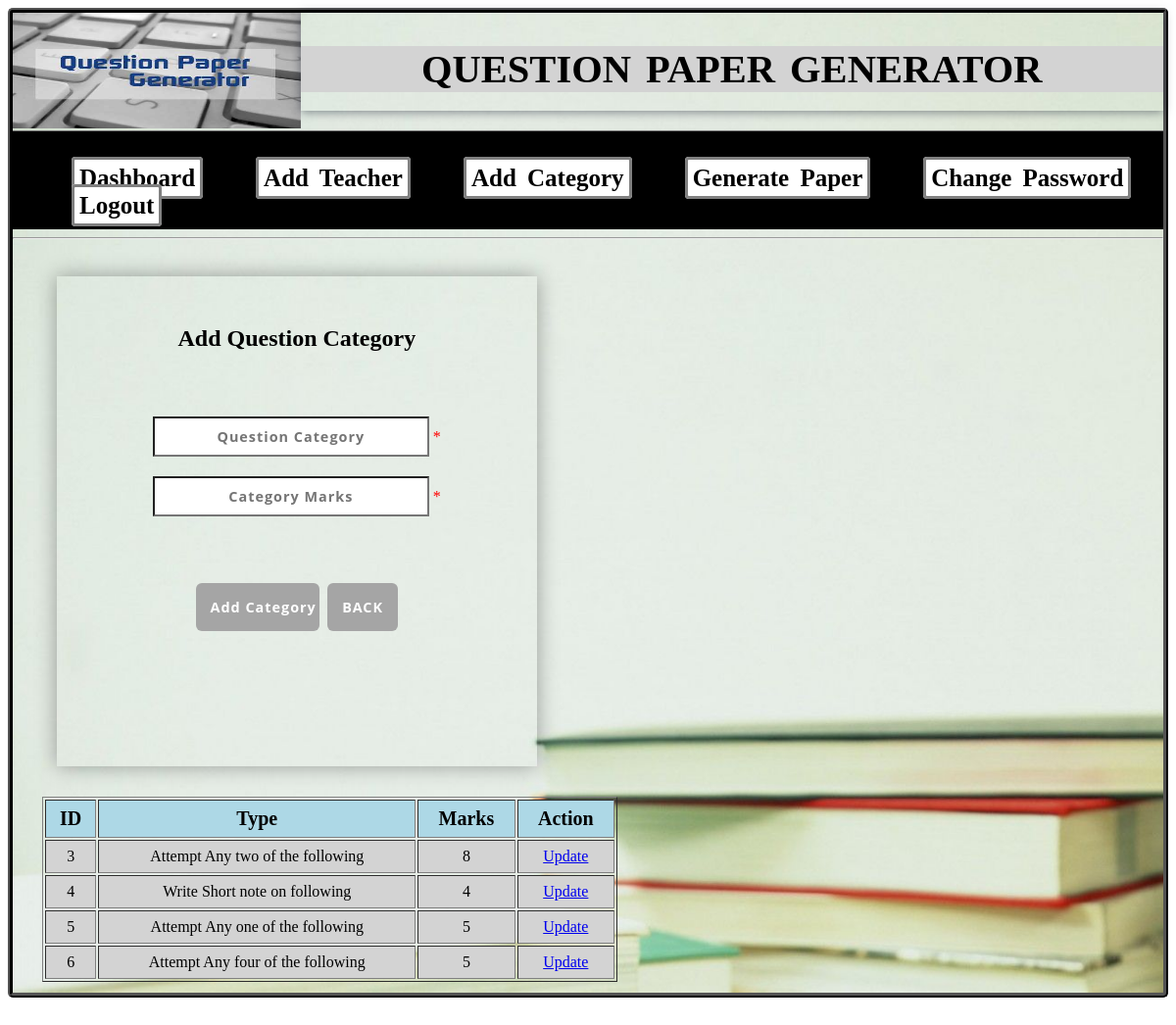
The app's page /admin/add-category.php with its own data.
### tables this page shows
CREATE TABLE IF NOT EXISTS `qcat` (
  `catid` int(11) NOT NULL AUTO_INCREMENT,
  `qcatnm` varchar(255) NOT NULL,
  `catmarks` int(11) NOT NULL,
  PRIMARY KEY (`catid`)
);

### admin/add-category.php (the view, shortened to what this page needs)
<html>
<head>
<link rel="stylesheet" type="text/css" href="css/style1.css">
</head>
<body>
<?php
include 'header.php';
?>
<div style="text-align:center;">
<?php
 $catnm=$catmarks="";
?>
  <div id="reg" style="width:40%;margin: 30px 0px 0px 45px;float:left;height:480px;">
    <div class="reg" style="margin-top:40px;">
      <form action="add-category.php" method="post">
	  <h2>Add Question Category</h2><br><br>
	   <input type="text" name="catnm" placeholder="Question Category" required="" value="<?php echo $catnm;?>">
	     <span style="color:red;">* </span>
	   <br>
	   <input type="text" name="catmarks" placeholder="Category Marks" required="" value="<?php echo $catmarks;?>">
	   <span style="color:red;">* </span>
	   <br><br>
        <div class="sbmt" style="margin-top:40px;">
           <input type="submit" name="cbtn" value="Add Category">&nbsp;
		   <a href="adashboard.php">BACK</a>
         </div>
      </form>
    </div>
  </div>
  <div id="right" style="width:50%;margin:13px 30px 45px 30px;float:left;">
      <div id="content"><br>
	             <table border="1" width="100%">
				 <tr>
				 <th>ID</th>
				 <th>Type</th>
				 <th>Marks</th>
				  <th>Action</th>
				 </tr>
				 <?php
				 include 'conection.php';
				 $queryS ="SELECT * FROM qcat";
				$resultS=mysqli_query($con,$queryS);
				while($rows=mysqli_fetch_assoc($resultS))
				{
				?>
				<tr>
				<td><?php echo $rows['catid'] ?></td>
				<td><?php echo $rows['qcatnm'] ?></td>
				<td><?php echo $rows['catmarks'] ?></td>
				<td>
				<a href="update-cat-sigle.php?catid=<?php echo $rows['catid'] ?>">
				Update
				</td>
				</tr>
				<?php
				}
				 ?>
				 </table>
	               <br>
             </div>
  </div>
</div>
</body>
</html>

### admin/css/style1.css (style rules this page uses)
#content { height:560px; text-align:center; }
#reg { height:600px; width:45%; margin:35px auto 0px auto; box-shadow: 0px 0px 20px 0px rgba(0,0,0,0.35); padding:10px; }
.reg input[type="text"], .reg input[type="password"] { font-size: .9em; background: white; width:60%; font-family: 'Open Sans', sans-serif; font-weight:bold; letter-spacing: 1px; margin:10px auto 10px auto; text-align:center; padding:9px; }
.sbmt { margin-top:20px; }
.sbmt input[type="submit"] { font-size: .9em; font-weight:bold; background:#a5a5a5; color:#fff; letter-spacing: 1px; font-family: 'Open Sans', sans-serif; border: none; border-radius:6px; padding: 15px; width:27%; }
.sbmt a { font-size: .9em; text-decoration:none; font-weight:bold; background:#a5a5a5; color:#fff; letter-spacing: 1px; font-family: 'Open Sans', sans-serif; border: none; border-radius:6px; padding: 15px; width:30%; }
table th,td { padding:7px; }
table th { font-size:20px; background-color:lightblue; }
table td { background-color:lightgray; text-align:center; }

### records on screen
qcat: catid "3", qcatnm "Attempt Any two of the following", catmarks "8"
qcat: catid "4", qcatnm "Write Short note on following", catmarks "4"
qcat: catid "5", qcatnm "Attempt Any one of the following", catmarks "5"
qcat: catid "6", qcatnm "Attempt Any four of the following", catmarks "5"
